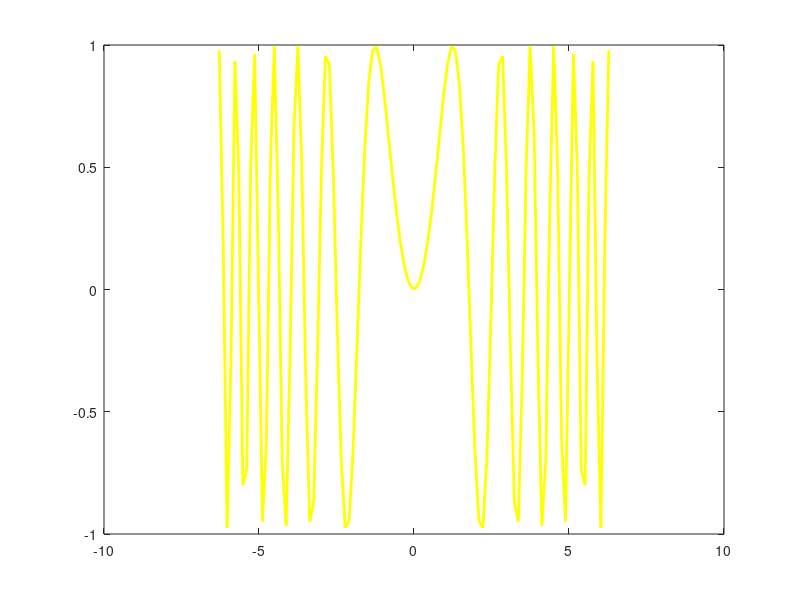

This figure's MATLAB source: (Note: this script raises an error after producing the figure.)
f = @(x) (sin(x.^2));
f_diff = @(x) (2 .* x .* cos(x.^2));
eval = linspace(-2*pi, 2*pi);
m = 9;
nodes = cos((2 * (0:m) + 1) * pi ./ (2 * m + 2));
t = pi / 5;

% 1.a
plot(eval, f(eval), 'y', 'LineWidth', 2);
hold on;
plot(eval, Lagrange(nodes, f(nodes), eval), 'r--', 'LineWidth', 2);
hold on;
plot(eval, Hermite(nodes, f(nodes), f_diff(nodes), eval), 'b--', 'LineWidth', 2);
hold off;
legend('f(x)', 'Interpolare Lagrange', 'Interpolare Hermite', 'Location', 'best'); 
ylim([-1 1]);

% 1.b
value = f(t);
valueL = Lagrange(nodes, f(nodes), t);
valueH = Hermite(nodes, f(nodes), f_diff(nodes), t);
fprintf("Function value: %d | Lagrange value: %d | Hermite value: %d\n", value, valueL, valueH);

% 1.c
rest_nodes = linspace(min(nodes), max(nodes), 1000);

u = @(x, xi) prod(x-xi);
rest = u(t, nodes) * max(abs(diff(f(rest_nodes), m+1))) / factorial(m+1);
fprintf("Eroare teoretica Lagrange: %d\n", rest);

u = @(x, xi, ri) prod((x-xi).^(2));
rest = u(t, nodes) * max(abs(diff(f(rest_nodes), 2*m+1))) / factorial(2*m+1);
fprintf("Eroare teoretica Hermite: %d\n", rest);

fprintf("Eroare Lagrange: %d | Eroare Hermite: %d\n", value - valueL, value - valueH);
